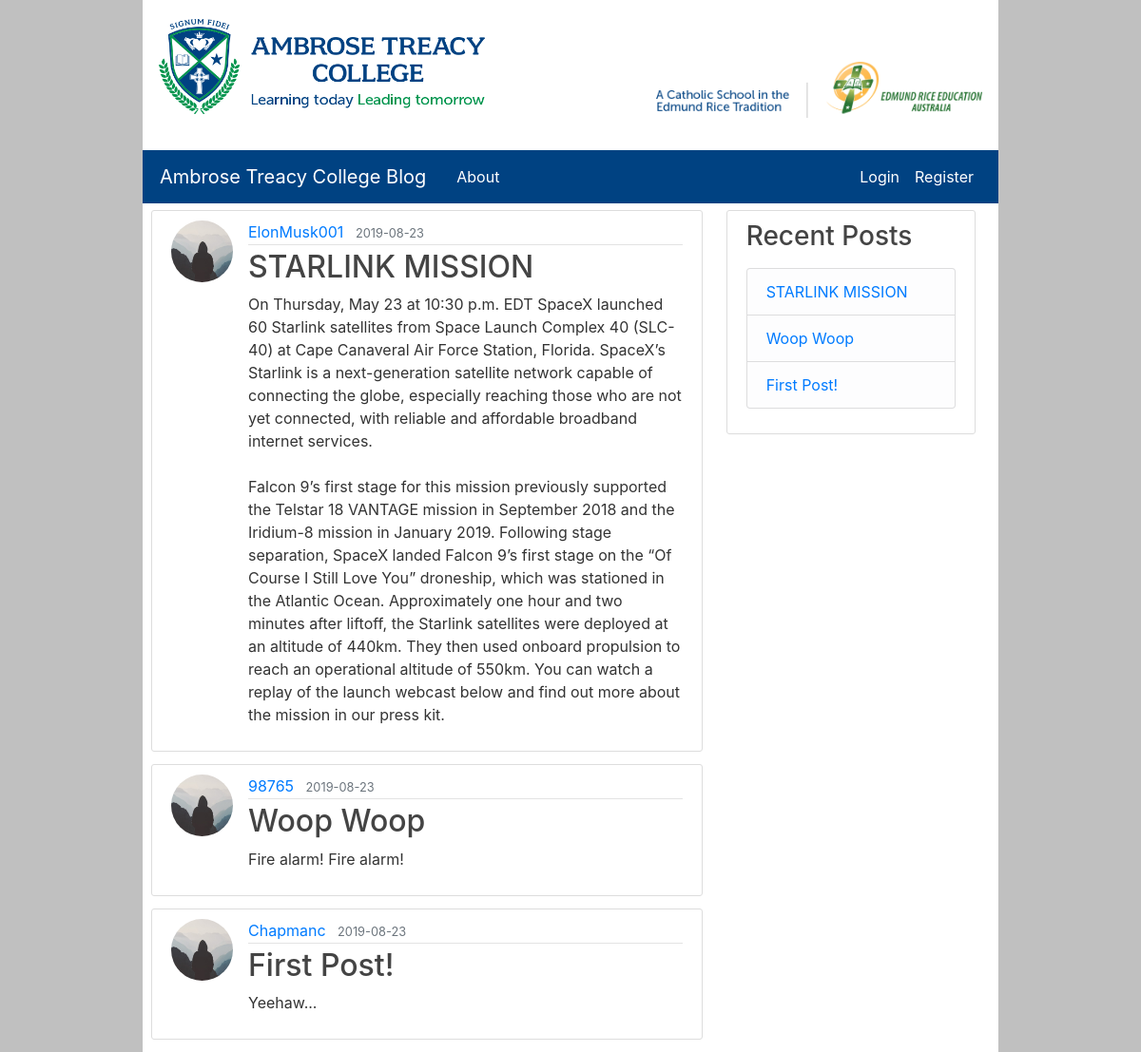
Before: / with the older database file.
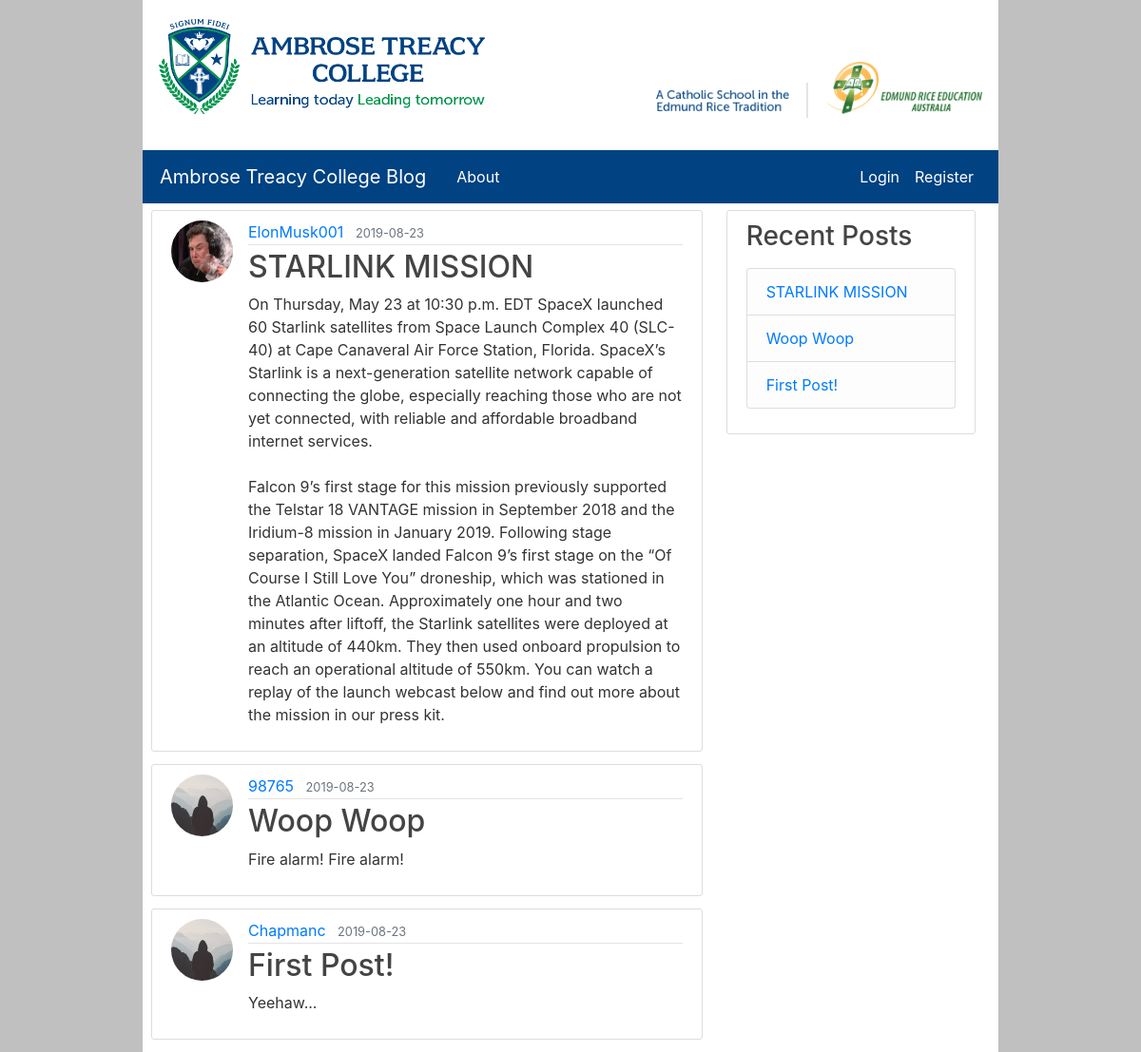
After: the same page with the newer database file.
### flaskBlog/models.py (models this page shows, shortened)
class Post(db.Model):
    id = db.Column(db.Integer, primary_key=True)
    title = db.Column(db.String(100), nullable=False)
    date_posted = db.Column(db.DateTime, nullable=False, default=datetime.utcnow)
    content = db.Column(db.Text, nullable=False)
    user_id = db.Column(db.Integer, db.ForeignKey("user.id"), nullable=True)

class User(db.Model, UserMixin):
    id = db.Column(db.Integer, primary_key=True)
    username = db.Column(db.String(20), unique=True, nullable=False)
    email = db.Column(db.String(120), unique=True, nullable=False)
    image_file = db.Column(db.String(20), nullable=False, default="default.jpg")
    password = db.Column(db.String(60), nullable=False)
    administrator = db.Column(db.Integer, nullable=True)
    posts = db.relationship("Post", backref="author", lazy=True)
    forename = db.Column(db.String(50), nullable=True)
    surname = db.Column(db.String(50), nullable=True)

### flaskBlog/routes.py (the view)
@app.route("/")
def home():
    posts = Post.query.all()
    return render_template("home.html", title="ATC Blog", posts=posts)

### flaskBlog/templates/home.html
{% extends 'layout.html' %}
{% block content %}
{% for post in posts[::-1] %}
<article class="media content-section">
  <img class="rounded-circle article-img"
    src="{{ url_for('static', filename='profile_pics/' + post.author.image_file) }}">
  <div class="media-body">
    <div class="article-metadata">
      <a class="mr-2" href="#">{{ post.author.username }}</a>
      <small class="text-muted">{{ post.date_posted.strftime("%Y-%m-%d") }}</small>
    </div>
    <h2><a class="article-title" href="{{ url_for('post', post_id=post.id) }}">{{ post.title }}</a></h2>
    <p class="article-content">{{ post.content }}</p>
  </div>
</article>
{% endfor %}
{% endblock content %}

### flaskBlog/templates/layout.html (shortened to what this page needs)
<!DOCTYPE html>
<html lang="en">
{% if title == "Administration" %}
{% set bootWidth = 12 %}
{% else %}
{% set bootWidth = 8 %}
{% endif %}
<head>
    <link rel="stylesheet" href="https://maxcdn.bootstrapcdn.com/bootstrap/4.3.1/css/bootstrap.min.css">
    <link rel="stylesheet" type="text/css" href="{{ url_for('static', filename='main.css') }}">
</head>
<body>
    <div class="container">
        <div class="banner">
            <a href="{{ url_for('home') }}"><img class="col-md-5 img-fluid float-left" src="\static\ATCLogo.png"
                    alt="Ambrose Treacy College"></a>
            <a href="http://www.erea.edu.au" target="_blank"><img class="col-md-5 img-fluid float-right" id="EREA"
                    src="\static\EREALogo.png" alt="A Catholic School In The Edmund Rice Tradition"></a>
        </div>
    </div>
    <header class="site-header">
        <nav class="navbar navbar-expand-md navbar-dark bg-steel">
            <div class="container">
                <a class="navbar-brand mr-4" href="{{ url_for('home') }}">Ambrose Treacy College Blog</a>
                <div class="collapse navbar-collapse" id="navbarToggle">
                    <div class="navbar-nav mr-auto">
                        <a class="nav-item nav-link" href="{{ url_for('about') }}">About</a>
                    </div>
                    <div class="navbar-nav">
                        {% if current_user.is_authenticated %}
                        <a class="nav-item nav-link" href="{{ url_for('new_post') }}">New Post</a>
                        <a class="nav-item nav-link" href="{{ url_for('account') }}">Account</a>
                        {% if current_user.administrator == 1 %}
                        <a class="nav-item nav-link" href="{{  url_for('admin')  }}">Administration</a>
                        {% endif %}
                        <a class="nav-item nav-link" href="{{ url_for('logout') }}">Logout</a>
                        {% else %}
                        <a class="nav-item nav-link" href="{{ url_for('login') }}">Login</a>
                        <a class="nav-item nav-link" href="{{ url_for('register') }}">Register</a>
                        {% endif %}
                    </div>
                </div>
            </div>
        </nav>
    </header>
    <main role="main" class="container">
        <div class="row container" style="width: auto; margin-right: 0px;">
            <div class="col-md-{{ bootWidth }}" id="main">
                {% block content %}{% endblock %}
            </div>
            {% if title != "Administration" %}
            <div class="col-md-4" id="side">
                <div class="content-section">
                    <h3>Recent Posts</h3>
                    <p class='text-muted'>
                        <ul class="list-group">
                            {% for post in posts[::-1] %}
                            <li class="list-group-item list-group-item-light"><a href="{{ url_for('post', post_id=post.id) }}">{{ post.title }}</a></li>
                            {% endfor %}
                        </ul>
                    </p>
                </div>
            </div>
            {% endif %}
        </div>
    </main>
</body>
</html>

### flaskBlog/static/main.css (style rules this page uses)
html { width: 75% !important; margin: auto !important; background-color: #c0c0c0 !important; }
.banner { height: 150px; padding-top: 20px; margin-bottom: 8px; background-color: #FFFFFF; }
#EREA { padding-top: 45px; }
#main { padding-right: 0px; }
.container { padding-left: 2px; padding-right: 2px; }
body { background: #ffffff; color: #333333; }
h1, h2, h3, h4, h5, h6 { color: #444444; }
.bg-steel { background-color: #004282; }
.site-header .navbar-nav .nav-link { color: #fff; }
.content-section { background: rgb(255, 255, 255); padding: 10px 20px; border: 1px solid #dddddd; border-radius: 3px; margin-top: 7px; margin-bottom: 13px; margin-left: 5px; margin-right: 5px; }
.article-title { color: #444444; }
.article-content { white-space: pre-line; }
.article-img { height: 65px; width: 65px; margin-right: 16px; }
.article-metadata { padding-bottom: 1px; margin-bottom: 4px; border-bottom: 1px solid #e3e3e3 }

Changed rows visible on the page:
changed through a linked row, Post "STARLINK MISSION": image_file: picture added in place of a placeholder
